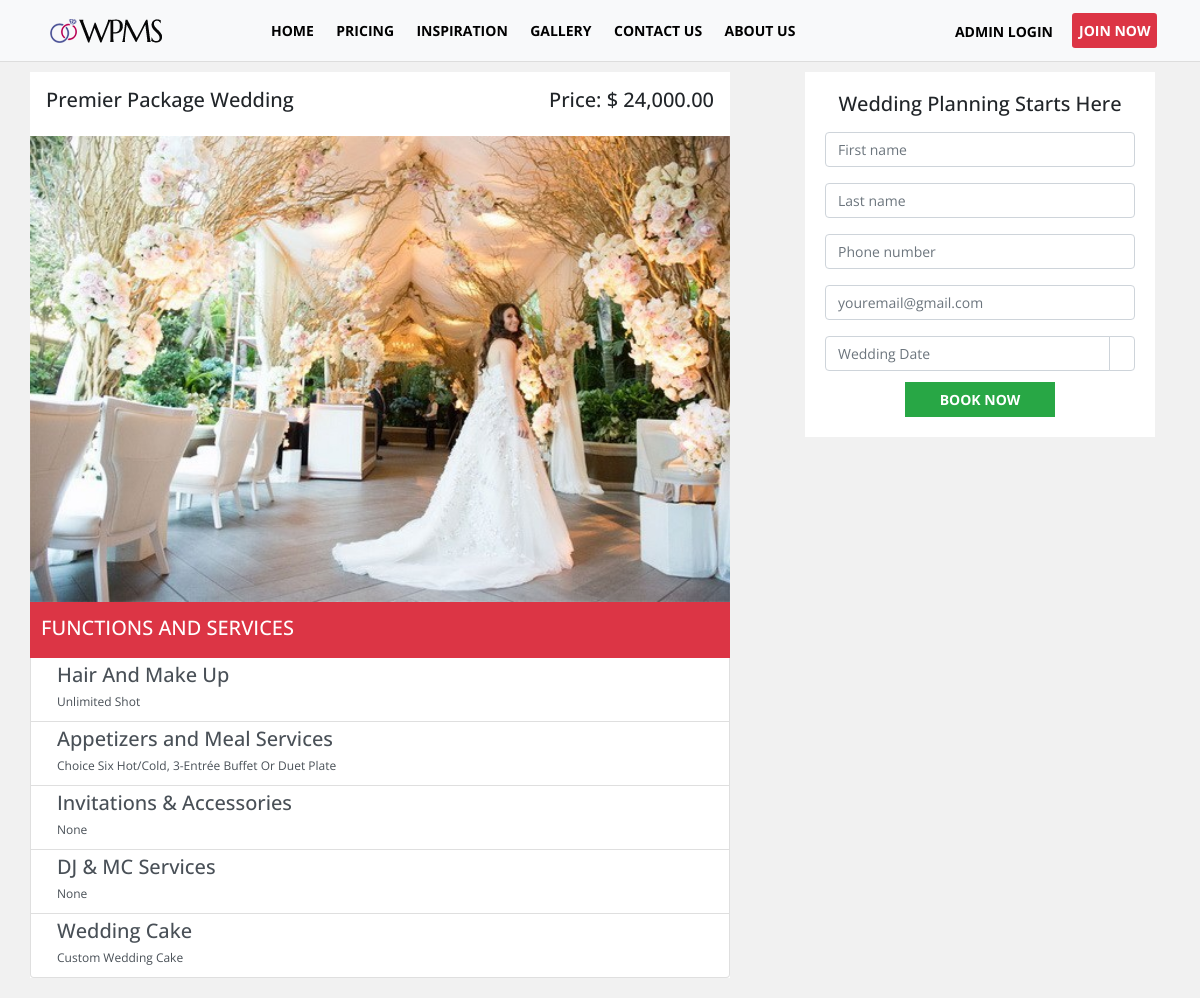
/package_detail.php?id=3, run on the app's committed database.
### tables this page shows
CREATE TABLE `tblweddingcategories` (
  `id` int(11) NOT NULL,
  `wedding_type` varchar(100) NOT NULL,
  `price` decimal(10,2) NOT NULL,
  `preview_image` text NOT NULL
);

CREATE TABLE `tbl_features` (
  `feature_id` int(11) NOT NULL,
  `category_id` int(11) NOT NULL,
  `title` varchar(100) NOT NULL,
  `description` text NOT NULL
);

### admin/include/database.php (called while the page is built, shortened)
<?php
class Database
{
    public $connection;
    public function open_connection()
    {
        $this->connection = mysqli_connect('localhost', 'root', '', 'dbwedding');
    }
    public function query($sql)
    {
        $result = mysqli_query($this->connection, $sql);
        return $result;
    }
}
$db = new Database();

### admin/include/db_object.php (called while the page is built, shortened)
<?php
class DB_Object
{
    public static function find_by_id($id) {
        $the_result_array = static::find_by_query("SELECT * FROM " . static::$db_table . " WHERE id = $id ORDER BY id DESC  LIMIT 1 ");
        return !empty($the_result_array) ? array_shift($the_result_array) : false;
    }
    public static function find_by_feature_no_limit($id) {
        return static::find_by_query("SELECT * FROM " . static::$db_table . " WHERE category_id = $id ORDER BY category_id DESC");
    }
    public static function find_by_query($sql) {
        global $db;
        $result_set = $db->query($sql);
        $the_object_array = array();
        while($row = mysqli_fetch_array($result_set)) {
            $the_object_array[] = static::instantiation($row);
        }
        return $the_object_array;
    }
    public static function instantiation($the_record){
        $the_object = new $calling_class;
        foreach($the_record as $the_attribute => $value)
        {
            if($the_object->has_the_attribute($the_attribute)) {
                $the_object->$the_attribute = $value;
            }
        }
        return $the_object;
    }
    private function has_the_attribute($the_attribute) {
        $object_properties = get_object_vars($this);
        return array_key_exists($the_attribute, $object_properties);
    }
}
?>

### admin/include/Categories.php (called while the page is built, shortened)
<?php
class Category extends DB_Object
{
    public $preview_image;
    public $upload_directory = "upload/categories";
    public $image_placeholder = "http://placehold.it/300x300&text=images";
    public function preview_image_picture() {
        return empty($this->preview_image) ? $this->image_placeholder : $this->upload_directory. '/' .$this->preview_image;
    }
}
?>

### package_detail.php (the view, shortened to what this page needs)
<?php
    $id = $_GET['id'];
    $category = Category::find_by_id($id);
?>
<!doctype html>
<html lang="en">
<head>
    <link rel="stylesheet" type="text/css"
          href="https://cdn.materialdesignicons.com/2.1.19/css/materialdesignicons.min.css">
    <link rel="stylesheet" href="css/bootstrap.min.css">
    <link rel="stylesheet" href="css/style.css">
    <link rel="stylesheet" href="css/bootstrap-datepicker.css">
</head>
<body>
<?php include 'include/nav.php'; ?>
<div class="container">
     <div class="row">
        <div class="col-md-8 p-0" style="margin-bottom: 20px;">
            <div class="float-left bg-white">
                <h5 class="h5 text-uppercase mb-5 pt-3 pl-3 pr-3">
                    <span class="float-left text-capitalize"><?= $category->wedding_type; ?> Package Wedding</span>
                    <span class="float-right text-capitalize">Price: $ <?= number_format($category->price,2); ?></span>
                </h5>
                <img src="admin/<?= $category->preview_image_picture(); ?>" style="width: 700px;" alt="">
                <ul class="list-group">
                        <li class="list-group-item list-group-item-action bg-danger flex-column align-items-start active">
                            <div class="d-flex w-100 justify-content-between">
                                <h5 class="mb-1 pt-2 pb-2">FUNCTIONS AND SERVICES</h5>
                            </div>
                        </li>
                    <?php $feature = Features::find_by_feature_no_limit($category->id); ?>
                        <?php foreach ($feature as $feature_item) : ?>
                            <li class="list-group-item list-group-item-action flex-column align-items-start">
                                <div class="d-flex w-100 justify-content-between">
                                    <h5 class="mb-1"><i class="mdi mdi-check mr-3"></i><?= $feature_item->title; ?></h5>
                                </div>
                                <p class="mb-1 ml-3 text-capitalize"><?= $feature_item->description; ?></p>
                            </li>
                        <?php endforeach; ?>
                    </ul>
                </div>
            </div>
            <div class="col-md-4" style="margin-bottom: 20px;">
                    <form action="<?php echo $_SERVER['PHP_SELF']; ?>" method="post" style="background: white;padding: 20px;">
                         <h5 class="h5 text-center mb-3 m-0">Wedding Planning Starts Here</h5>
                        <div class="form-group">
                            <input type="text" class="form-control" name="user_firstname" placeholder="First name" id="user_firstname">
                        </div>
                        <div class="form-group">
                            <input type="text" id="user_lastname" class="form-control" name="user_lastname" placeholder="Last name">
                        </div>
                        <div class="form-group">
                            <input type="number" id="user_phone" class="form-control" name="user_phone" placeholder="Phone number">
                        </div>
                        <div class="form-group">
                            <input type="email" class="form-control" name="user_email" id="user_email" placeholder="youremail@gmail.com">
                        </div>
                        <div class="form-row">
                            <div class="input-group col-md-12">
                                <input type="text" class="form-control" name="wedding_date" data-provide="datepicker" id="wedding_date"
                                       placeholder="Wedding Date">
                                <div class="input-group-append">
                                    <span class="input-group-text" style="background: white;"></span>
                                </div>
                            </div>
                        </div>
                        <div class="text-center mt-3">
                            <button type="submit" name="register" class="btn btn-success btn-sm text-uppercase font-weight-bold"
                                    style="margin-top: -5px;">Book Now
                            </button>
                        </div>
                    </form>
            </div>
        </div>
</div>
</body>
</html>

### css/style.css (style rules this page uses)
body { font-family: "Open Sans", "Roboto", sans-serif !important; }
body { font-family: "Open Sans", "Roboto", sans-serif; line-height: 1.5em; margin-bottom: 0%; width: 100%; margin-top: 4%; overflow-x: hidden; background: #f1f1f1; font-size: 14px; }
.form-control { font-size: 14px; outline: none; }
.btn.btn-success.text-uppercase { font-size: 14px; }
.btn.btn-success.text-uppercase.font-weight-bold { width: 150px; padding: 6px; border-radius: 0; }
.list-group-item { font-size: 12px; padding: 5px 10px; }

### package_detail.php (style rules this page uses)
body { margin-top: 6%; }
.list-group-item:first-child { border-top-left-radius: 0rem; border-top-right-radius: 0rem; }
.list-group-item.active { border-color: #00125100; }

### data on the page
tblweddingcategories: wedding_type "Premier", price "24,000.00", preview_image (picture)
tbl_features: title "Hair And Make Up", description "Unlimited Shot"
tbl_features: title "Appetizers and Meal Services", description "Choice Six Hot/Cold, 3-Entrée Buffet Or Duet Plate"
tbl_features: title "Invitations & Accessories", description "None"
tbl_features: title "DJ & MC Services", description "None"
tbl_features: title "Wedding Cake", description "Custom Wedding Cake"
